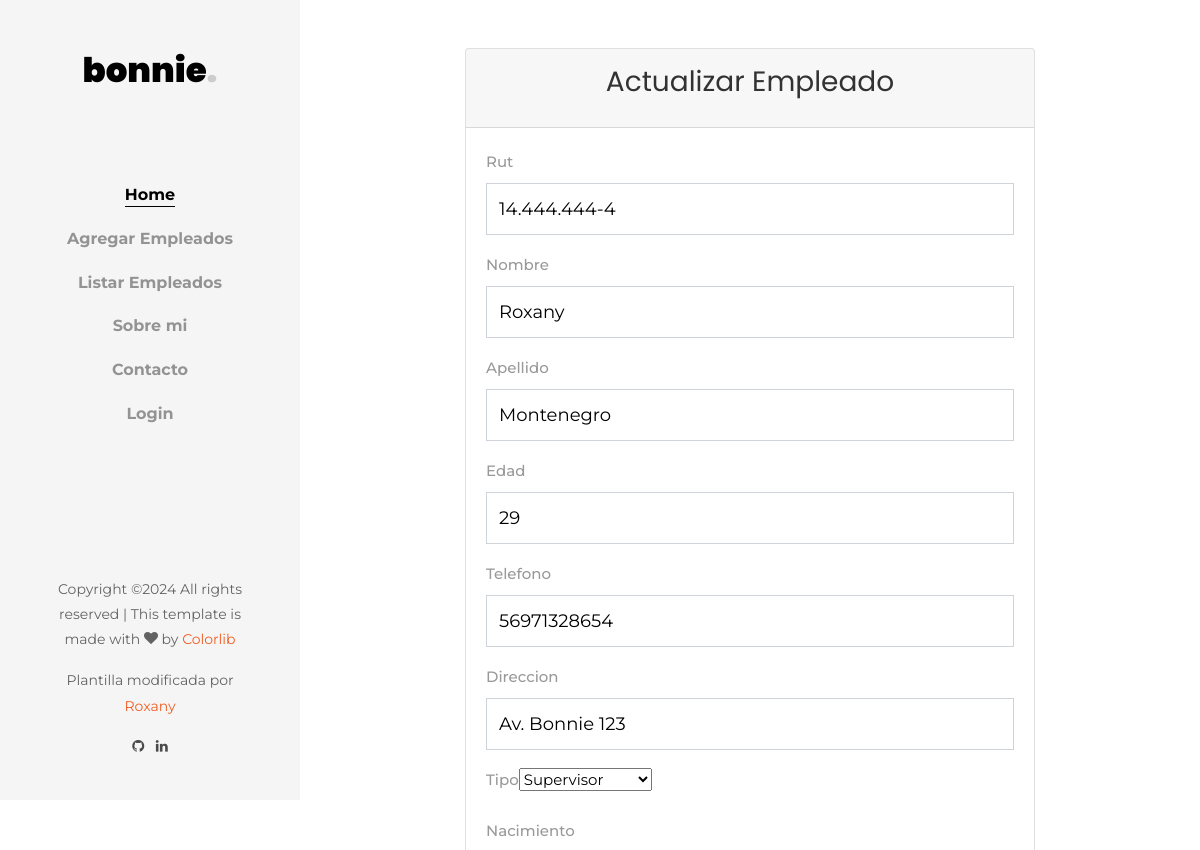
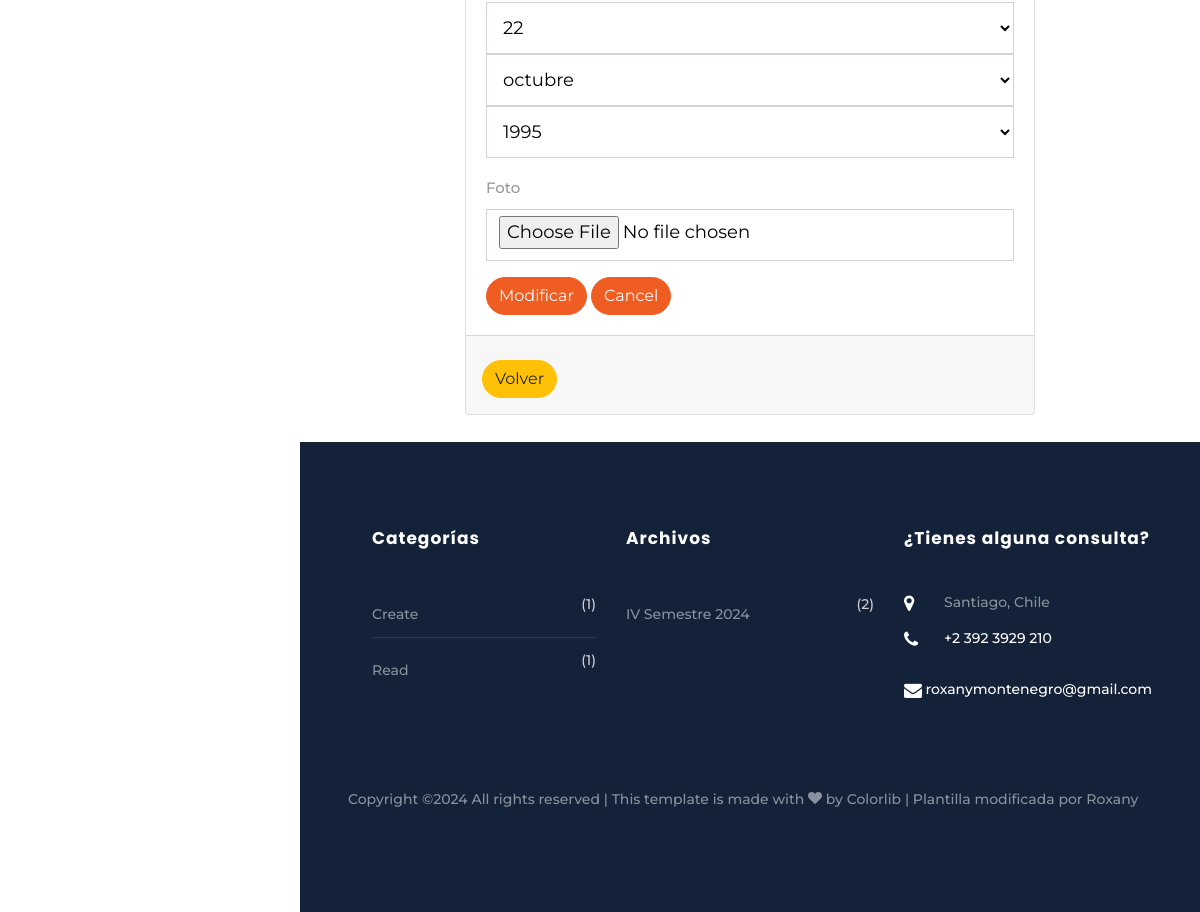
/updateempleado/4/, run on the app's committed database (2 pictures, top to bottom).
### core/models.py (models this page shows, shortened)
class Empleado(models.Model):
    rut = models.CharField(max_length = 12)
    nombre = models.CharField(max_length = 40)
    apellido = models.CharField(max_length = 40)
    edad = models.IntegerField()
    telefono = models.CharField(max_length = 12)
    direccion = models.CharField(max_length = 60)
    tipo = models.ForeignKey(TipoEmpleado, on_delete = models.CASCADE)
    nacimiento = models.DateField(null = True, blank = True)
    foto = models.ImageField(blank=True, null= True)

### core/views.py (the view)
# urls.py: path('updateempleado/<id>/', updateempleado, name = "updateempleado"),
def updateempleado(request, id):
    empleado = Empleado.objects.get(id=id)
    datos = { 'form' : EmpleadoForm( instance = empleado ) }
    if request.method == 'POST':
        formulario = EmpleadoForm(data = request.POST, instance = empleado, files=request.FILES)
        if formulario.is_valid():
            formulario.save();
            datos['msj'] = "Empleado actualizado correctamente!"
            datos['form'] = formulario
    return render(request, 'core/empleados/update.html', datos)

### core/forms.py
class EmpleadoForm(ModelForm):
    rut = forms.CharField(min_length=10, max_length=12)
    edad = forms.IntegerField(min_value=18)
    class Meta:
        model = Empleado
        fields = ['rut','nombre','apellido','edad','telefono','direccion','tipo','nacimiento','foto']
        widgets = {
            'nacimiento' : forms.SelectDateWidget(years=range(1940,2014))
        }

### core/models.py (called while the page is built)
    def __str__(self):
        return self.descripcion

### core/templates/core/empleados/update.html (shortened to what this page needs)
{% extends 'core/base.html' %}
{% load static %}
{% load django_bootstrap5 %}
{% block principal %}
<div class="mt-5 container">
    <div class="row">
        <div class="col-8 offset-2">
            <div class="card">
                <div class="card-header text-center">
                    <div class="card-title">
                        <h3>Actualizar Empleado</h3>
                    </div>
                </div>
                <div class="card-body">
                    <form method="POST" enctype="multipart/form-data">
                        {% bootstrap_form form %}
                        {% bootstrap_button button_type="submit" content="Modificar" %}
                        {% bootstrap_button button_type="reset" content="Cancel" %}
                    </form>
                </div>
                <div class="card-footer p-3">
                    <a class="mt-2 btn btn-warning" href="{% url 'listempleados' %}">Volver</a>
                </div>
            </div>
        </div>
    </div>
    <br>
</div>
{% endblock %}

### data on the page
Empleado: rut "14.444.444-4", nombre "Roxany", apellido "Montenegro", edad "29", telefono "56971328654", direccion "Av. Bonnie 123", tipo "Supervisor"
